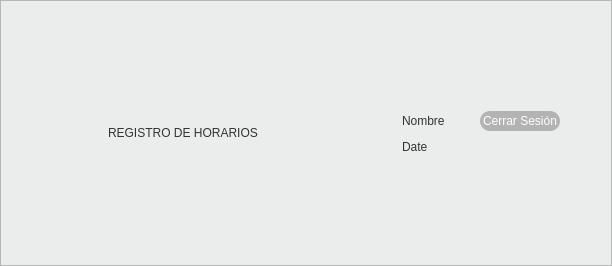
    <widget class="QFrame" name="frame">
     <property name="styleSheet">
      <string notr="true">background-color:#EBEDED;</string>
     </property>
     <property name="frameShape">
      <enum>QFrame::StyledPanel</enum>
     </property>
     <property name="frameShadow">
      <enum>QFrame::Raised</enum>
     </property>
     <layout class="QVBoxLayout" name="verticalLayout_2">
      <item>
       <layout class="QVBoxLayout" name="verticalLayout">
        <item>
         <spacer name="verticalSpacer_4">
          <property name="orientation">
           <enum>Qt::Vertical</enum>
          </property>
          <property name="sizeType">
           <enum>QSizePolicy::Preferred</enum>
          </property>
          <property name="sizeHint" stdset="0">
           <size>
            <width>20</width>
            <height>96</height>
           </size>
          </property>
         </spacer>
        </item>
        <item>
         <layout class="QHBoxLayout" name="horizontalLayout">
          <item>
           <spacer name="horizontalSpacer">
            <property name="orientation">
             <enum>Qt::Horizontal</enum>
            </property>
            <property name="sizeType">
             <enum>QSizePolicy::Preferred</enum>
            </property>
            <property name="sizeHint" stdset="0">
             <size>
              <width>40</width>
              <height>20</height>
             </size>
            </property>
           </spacer>
          </item>
          <item>
           <widget class="QLabel" name="icon">
            <property name="sizePolicy">
             <sizepolicy hsizetype="Preferred" vsizetype="Preferred">
              <horstretch>100</horstretch>
              <verstretch>100</verstretch>
             </sizepolicy>
            </property>
            <property name="minimumSize">
             <size>
              <width>50</width>
              <height>50</height>
             </size>
            </property>
            <property name="styleSheet">
             <string notr="true"/>
            </property>
            <property name="text">
             <string/>
            </property>
           </widget>
          </item>
          <item>
           <widget class="QLabel" name="label">
            <property name="styleSheet">
             <string notr="true">font: 20pt &quot;MS Shell Dlg 2&quot;;
color: #333333</string>
            </property>
            <property name="text">
             <string>REGISTRO DE HORARIOS</string>
            </property>
           </widget>
          </item>
          <item>
           <spacer name="horizontalSpacer_2">
            <property name="orientation">
             <enum>Qt::Horizontal</enum>
            </property>
            <property name="sizeType">
             <enum>QSizePolicy::Preferred</enum>
            </property>
            <property name="sizeHint" stdset="0">
             <size>
              <width>138</width>
              <height>20</height>
             </size>
            </property>
           </spacer>
          </item>
          <item>
           <layout class="QGridLayout" name="gridLayout">
            <item row="0" column="0">
             <widget class="QLabel" name="label_user">
              <property name="sizePolicy">
               <sizepolicy hsizetype="Preferred" vsizetype="Fixed">
                <horstretch>0</horstretch>
                <verstretch>0</verstretch>
               </sizepolicy>
              </property>
              <property name="styleSheet">
               <string notr="true">font: 11pt &quot;MS Shell Dlg 2&quot;;
color:#333333;
max-width:10em;</string>
              </property>
              <property name="text">
               <string>Nombre      </string>
              </property>
             </widget>
            </item>
            <item row="0" column="1">
             <widget class="QPushButton" name="close_button">
              <property name="sizePolicy">
               <sizepolicy hsizetype="Minimum" vsizetype="Fixed">
                <horstretch>0</horstretch>
                <verstretch>0</verstretch>
               </sizepolicy>
              </property>
              <property name="styleSheet">
               <string notr="true">background-color: #B3B3B3;
border-style: outset;
border-radius: 10px;
font: 11pt &quot;MS Shell Dlg 2&quot;;
color: white;
min-width: 7em;
max-width: 7em;
padding: 3px;</string>
              </property>
              <property name="text">
               <string>Cerrar Sesión</string>
              </property>
             </widget>
            </item>
            <item row="1" column="0">
             <widget class="QLabel" name="label_date">
              <property name="sizePolicy">
               <sizepolicy hsizetype="Preferred" vsizetype="Fixed">
                <horstretch>0</horstretch>
                <verstretch>0</verstretch>
               </sizepolicy>
              </property>
              <property name="styleSheet">
               <string notr="true">font: 11pt &quot;MS Shell Dlg 2&quot;;
color:#333333;
max-width:10em;</string>
              </property>
              <property name="text">
               <string>Date              </string>
              </property>
             </widget>
            </item>
            <item row="1" column="1">
             <widget class="QLabel" name="label_4">
              <property name="styleSheet">
               <string notr="true">font: 11pt &quot;MS Shell Dlg 2&quot;;
color:#333333;</string>
              </property>
              <property name="text">
               <string/>
              </property>
             </widget>
            </item>
           </layout>
          </item>
          <item>
           <spacer name="horizontalSpacer_5">
            <property name="orientation">
             <enum>Qt::Horizontal</enum>
            </property>
            <property name="sizeType">
             <enum>QSizePolicy::Preferred</enum>
            </property>
            <property name="sizeHint" stdset="0">
             <size>
              <width>40</width>
              <height>20</height>
             </size>
            </property>
           </spacer>
          </item>
         </layout>
        </item>
        <item>
         <spacer name="verticalSpacer_3">
          <property name="orientation">
           <enum>Qt::Vertical</enum>
          </property>
          <property name="sizeType">
           <enum>QSizePolicy::Preferred</enum>
          </property>
          <property name="sizeHint" stdset="0">
           <size>
            <width>20</width>
            <height>96</height>
           </size>
          </property>
         </spacer>
        </item>
       </layout>
      </item>
     </layout>
    </widget>
